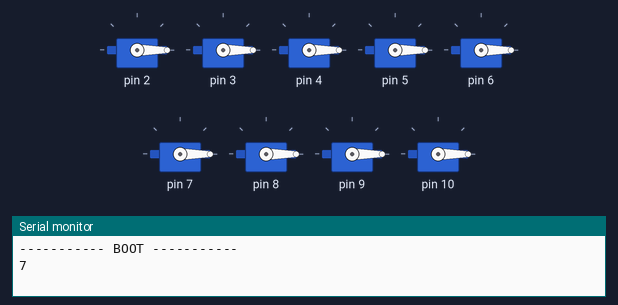
Simulated run of this sketch. Board: Arduino Uno, built with avr-gcc and run on an emulated ATmega328P. Parts: 9 × servo, the last lines printed to the serial monitor. The local clock reads 2024-03-15 10:24:30 at power-on unless the sketch sets it.

Above: at 0.1 s.
At 8.1 s:
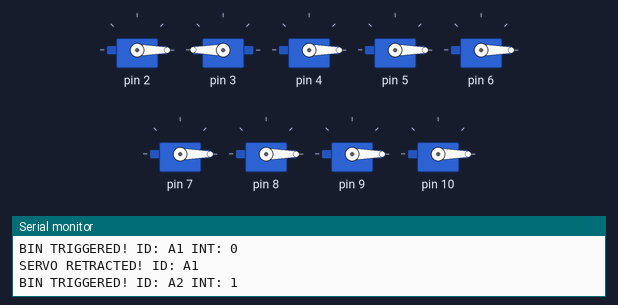
At 12.1 s:
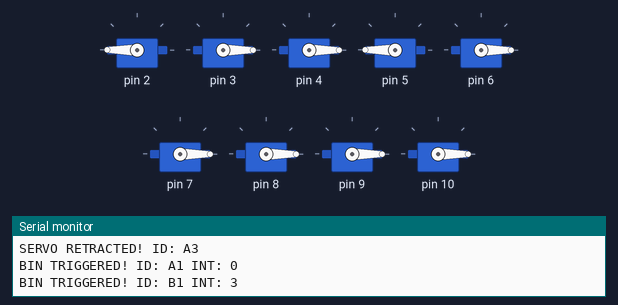
At 16.1 s:
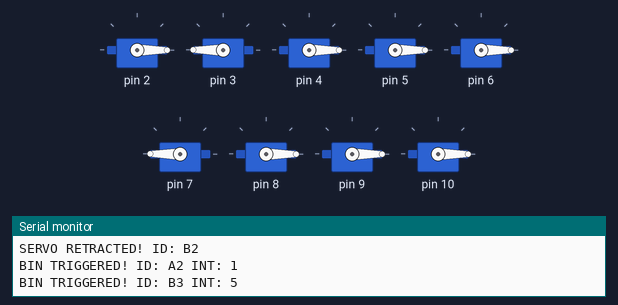
At 28.1 s:
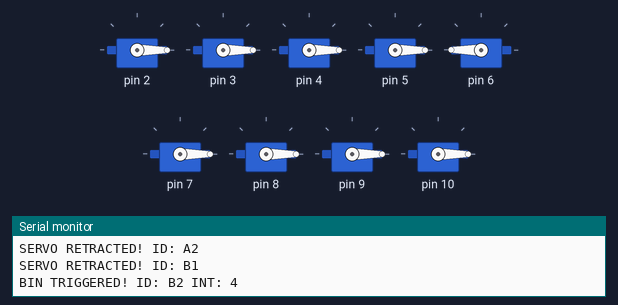
At 36.1 s:
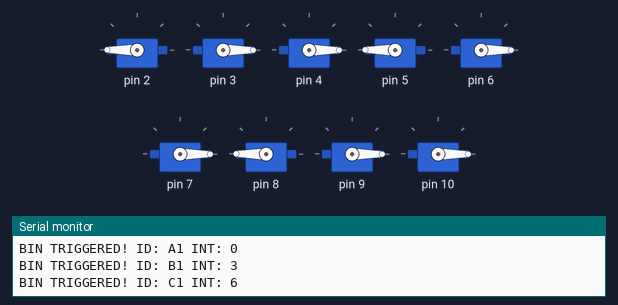
Timing chart, 0 to 38.5 s (numbered marks = the images above):
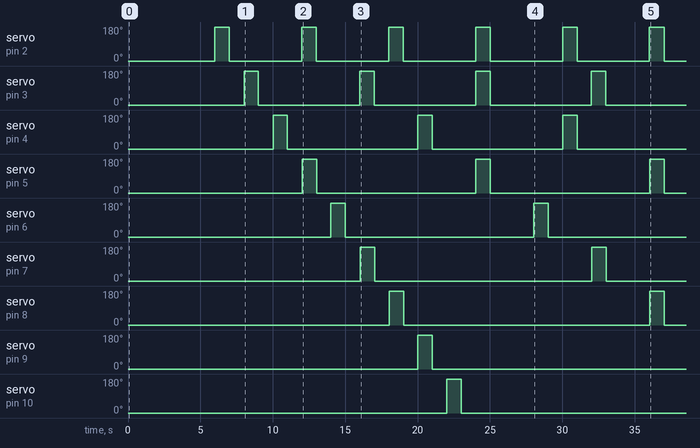

Measured:
- by itself, servo on pin 2: alternates 180° for 1.0 s and 0° for 5.0 s
- by itself, servo on pin 3: alternates 180° for 1.0 s and 0° for 7.0 s
- by itself, servo on pin 4: alternates 180° for 1.0 s and 0° for 9.0 s
- by itself, servo on pin 5: alternates 180° for 1.0 s and 0° for 11.0 s
- by itself, servo on pin 6: alternates 180° for 1.0 s and 0° for 13.0 s
- by itself, servo on pin 7: alternates 180° for 1.0 s and 0° for 15.0 s
- by itself, servo on pin 8: alternates 180° for 1.0 s and 0° for 17.0 s
- by itself, servo on pin 9: 0° → 180° at 20.0 s, → 0° 1.0 s later

The sketch:

MainBoard.ino
```cpp
// NOTAS:
/*
Alarms have set by default being re set to the next day, until it explicitly it's told to clear by the program.
Timers always repeat, theres no one option, it needs to be explicitly told to be cleared for it to stop.

*/


#include <Servo.h>
#include <RTClib.h>
#include <Wire.h>

RTC_DS3231 rtc;

// Dates
DateTime initDate;
DateTime currDate;

DateTime blankDate;

// Debugging function
void printDate(DateTime date){
  Serial.print(date.day());
  Serial.print("/");
  Serial.print(date.month());
  Serial.print("/");
  Serial.print(date.year());
  Serial.print(" ");
  Serial.print(date.hour());
  Serial.print(":");
  Serial.print(date.minute());
  Serial.print(":");
  Serial.println(date.second());
}

class Bin {
  public:
    String id;
    int id_int;
    int delaySec = 2; // Delay in seconds *SET MANUALLY*
    int servoDelaySec = 1; // Delay in seconds for servo to retract *SET AS DEFAULT*

    void servoInit(int pin){
      servo.attach(pin);
      servo.write(0);
    };

    void servoWrite(int degrees){
      servo.write(degrees);
    };
    void setAlarm(DateTime alarmTime){
      if(mode == 2){
        Serial.println("[ERROR] Timer already configured, please use clear() before setting the alarm!");
      }
      else{
        dueDate = alarmTime;
        mode = 1;
      }
    };
    // Preferebly use the timer *FOR NOW*
    void setTimer(int days, int hours, int minutes, int seconds){
      if(mode == 1){
        Serial.println("[ERROR] Alarm already configured, please use clear() before setting the timer!");
      }
      else{
        dueDate = DateTime(
          initDate.year(),
          initDate.month(),
          initDate.day() + days,
          initDate.hour() + hours,
          initDate.minute() + minutes,
          initDate.second() + seconds
        );
        timerParams[0] = days;
        timerParams[1] = hours;
        timerParams[2] = minutes;
        timerParams[3] = seconds;
        mode = 2;
      }
    };
    bool hasFired(){
      if(mode != 0){
        if(currDate.unixtime() >= dueDate.unixtime()){
          if(!isTriggered){
            // Single trigger zone, only is called once till' next timer/alarm
            delayDate = DateTime(currDate.unixtime() + delaySec);
            servoDelayDate = DateTime(currDate.unixtime() + servoDelaySec);
            if(mode == 1){ handleAlarmTrigger(); }
            else if(mode == 2) { handleTimerTrigger(); }

            servo.write(180);
            hasServoRetracted = false;
            Wire.beginTransmission(1);
            Wire.write(id_int);
            Wire.endTransmission();

            Serial.print("BIN TRIGGERED! ID: ");
            Serial.print(id);
            Serial.print(" INT: ");
            Serial.println(id_int);
          }
          if(!hasServoRetracted && (currDate.unixtime() >= servoDelayDate.unixtime())){
            servo.write(0);
            hasServoRetracted = true;
            Serial.print("SERVO RETRACTED! ID: ");
            Serial.println(id);
            Wire.beginTransmission(1);
            Wire.write(id_int + 10);
            Wire.endTransmission();
          }
          if(currDate.unixtime() <= delayDate.unixtime()){
            isTriggered = true;
            return true;
          }
          else{
            dueDate = newDueDate;
          }
        }
      }
      isTriggered = false;
      return false;
    }
    void clear(){
      dueDate = blankDate;
      newDueDate = blankDate;
      mode = 0;
      timerParams[0] = 0;
      timerParams[1] = 0;
      timerParams[2] = 0;
      timerParams[3] = 0;
      isTriggered = false;
    }
  private:
    DateTime dueDate; // Expected dueDate
    DateTime newDueDate; // Temp storage of expected new dueDate
    DateTime delayDate; // Full date for delay
    DateTime servoDelayDate; // Full date for servo delay
    bool hasServoRetracted = false;
    int mode = 0; // 1: Alarm, 2: Timer
    int timerParams[4] = {
      0, // Days
      0, // Hours
      0, // Minutes
      0  // Seconds
    };
    bool isTriggered = false;
    Servo servo;
    void handleAlarmTrigger(){
      newDueDate = DateTime(
        dueDate.year(),
        dueDate.month(),
        dueDate.day() + 1,
        dueDate.hour(),
        dueDate.minute(),
        dueDate.second()
      );
    }
    void handleTimerTrigger(){
      newDueDate = DateTime(
        dueDate.year(),
        dueDate.month(),
        dueDate.day() + timerParams[0],
        dueDate.hour() + timerParams[1],
        dueDate.minute() + timerParams[2],
        dueDate.second() + timerParams[3]
      );
    }

};

const int totalBins = 9;
Bin bin[totalBins];
String binIds[9] = { "A1", "A2", "A3", "B1", "B2", "B3", "C1", "C2", "C3" };

void initializeServos(int minRange, int maxRange){
  for(int i = minRange; i <= maxRange; i++){
    bin[i - minRange].id = binIds[i - minRange];
    bin[i - minRange].id_int = i - minRange;
    bin[i - minRange].servoInit(i);
    bin[i - minRange].setTimer(0,0,0,6 + (2*(i-minRange)) );
  }
}

void initializeBinaryCount(int minRange, int maxRange){
  // for(int i=minRange; i<=maxRange; i++){
  //   Serial.println(i);
  //   pinMode(i, OUTPUT);
  //   digitalWrite(i, HIGH);
  // }
  // pinMode(11, OUTPUT);
  // analogWrite(11, 0);
}


void setup() {
  // El proposito del proyecto es realizar un pastillero el cual se pueda configurar en dos modos
  // Temporizador (cada ciertas horas), o en alarma (a una hora en especifico)

  // Configurar los servos
  // initializeServos();

  // Hora interna de la computadora
  initDate = DateTime(F(__DATE__), F(__TIME__));

  // Setup clock, serial port and wire library
  rtc.begin();
  rtc.adjust(initDate);
  Serial.begin(9600);
  Wire.begin();
  initializeServos(2, 10);
  initializeBinaryCount(11, 13);
  Serial.println("----------- BOOT -----------");

  // Work Zone

  int binary = 0b111;
  Serial.println(binary);

  // bin[0].setTimer(0, 0, 0, 10);
  // bin[1].setTimer(0, 0, 0, 8);
  // bin[2].setTimer(0, 0, 0, 6);


};

void loop() {
  // put your main code here, to run repeatedly:
  currDate = rtc.now();

  for(int i=0; i<totalBins; i++){
    if(bin[i].hasFired()){
      // Constant trigger while delay check ends

    };
  }


};
```
